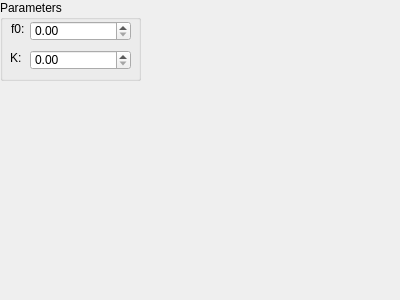
<?xml version="1.0" encoding="UTF-8"?>
<ui version="4.0">
 <class>Form</class>
 <widget class="QWidget" name="Form">
  <property name="geometry">
   <rect>
    <x>0</x>
    <y>0</y>
    <width>400</width>
    <height>300</height>
   </rect>
  </property>
  <property name="windowTitle">
   <string>Form</string>
  </property>
  <widget class="QGroupBox" name="groupBox_3">
   <property name="geometry">
    <rect>
     <x>0</x>
     <y>0</y>
     <width>141</width>
     <height>81</height>
    </rect>
   </property>
   <property name="minimumSize">
    <size>
     <width>141</width>
     <height>81</height>
    </size>
   </property>
   <property name="maximumSize">
    <size>
     <width>141</width>
     <height>81</height>
    </size>
   </property>
   <property name="title">
    <string>Parameters</string>
   </property>
   <widget class="QDoubleSpinBox" name="f0Box">
    <property name="geometry">
     <rect>
      <x>30</x>
      <y>21</y>
      <width>101</width>
      <height>20</height>
     </rect>
    </property>
    <property name="maximum">
     <double>100000.000000000000000</double>
    </property>
   </widget>
   <widget class="QLabel" name="label_5">
    <property name="geometry">
     <rect>
      <x>11</x>
      <y>21</y>
      <width>19</width>
      <height>16</height>
     </rect>
    </property>
    <property name="text">
     <string>f0: </string>
    </property>
   </widget>
   <widget class="QLabel" name="label_6">
    <property name="geometry">
     <rect>
      <x>10</x>
      <y>50</y>
      <width>41</width>
      <height>16</height>
     </rect>
    </property>
    <property name="text">
     <string>K:</string>
    </property>
   </widget>
   <widget class="QDoubleSpinBox" name="KBox">
    <property name="geometry">
     <rect>
      <x>30</x>
      <y>50</y>
      <width>101</width>
      <height>20</height>
     </rect>
    </property>
    <property name="maximum">
     <double>100000.000000000000000</double>
    </property>
   </widget>
  </widget>
 </widget>
 <resources/>
 <connections/>
</ui>
